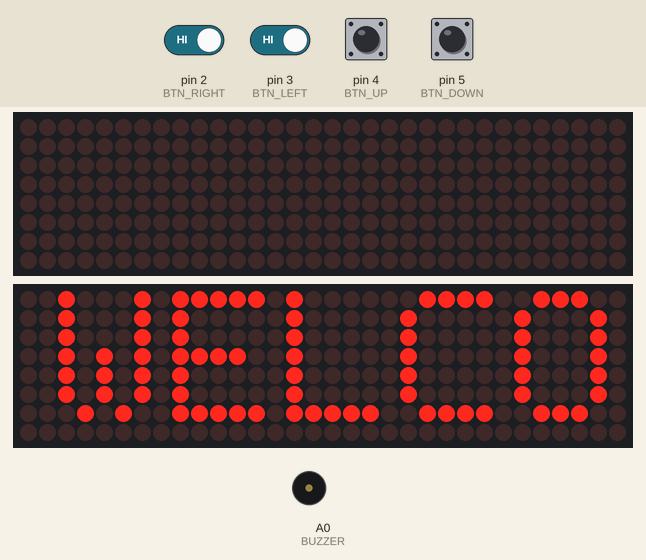
This sketch was run on a simulated Arduino Uno, built with avr-gcc and run on an emulated ATmega328P. Shown: 2 × 32×8 LED matrix, buzzer (waves = sounding). The test bench sets the inputs (shaded band); at power-on: pin 2 (BTN_RIGHT), pin 3 (BTN_LEFT), pin 4 (BTN_UP), pin 5 (BTN_DOWN) HIGH. Random numbers use the default seed unless the sketch sets one.

Above: at 3.07 s.
3.1 s: pin 2 (BTN_RIGHT) driven LOW and pin 3 (BTN_LEFT) driven LOW
At 14.47 s:
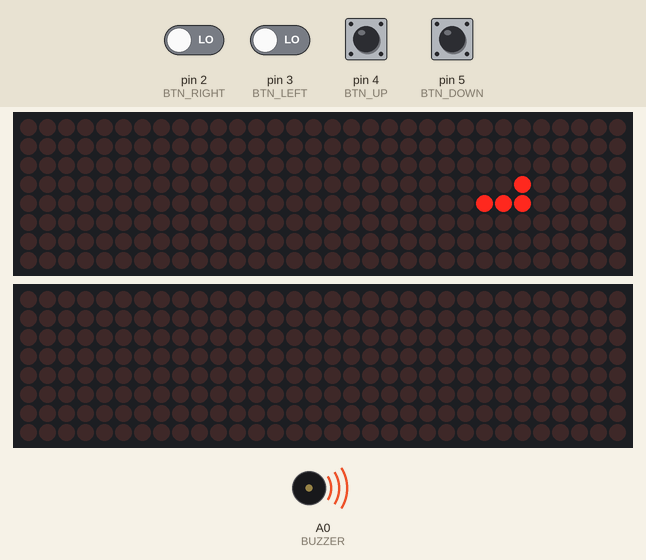
15.6 s: pin 3 (BTN_LEFT) driven HIGH
At 16.25 s:
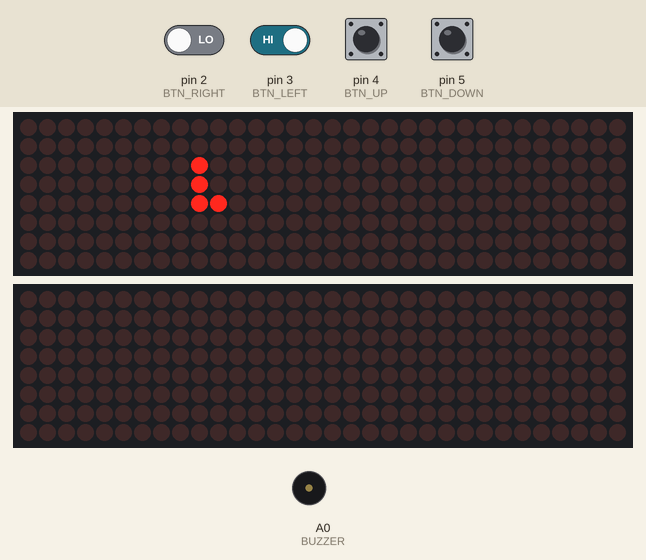
17.9 s: pin 4 (BTN_UP) pulled LOW for 0.15 s
At 18.35 s:
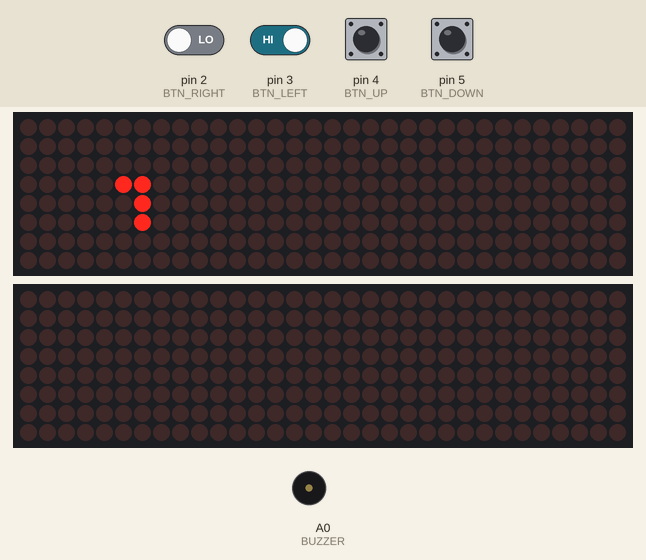
18.6 s: pin 5 (BTN_DOWN) pulled LOW for 0.15 s
At 19.22 s:
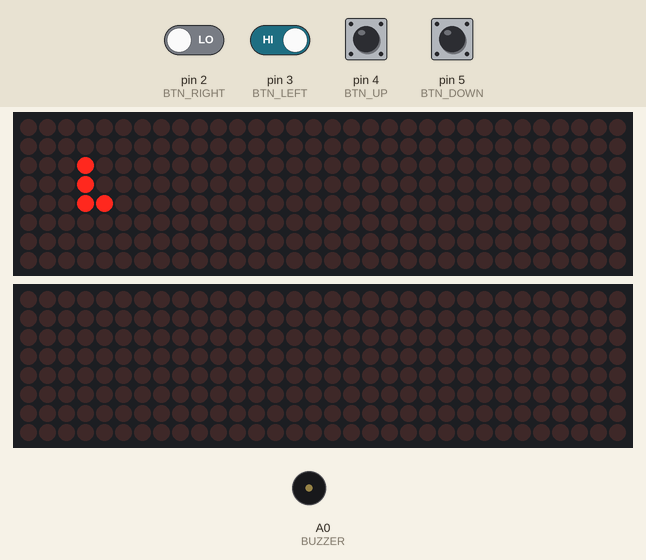
19.3 s: pin 4 (BTN_UP) pulled LOW for 1 s
At 19.8 s:
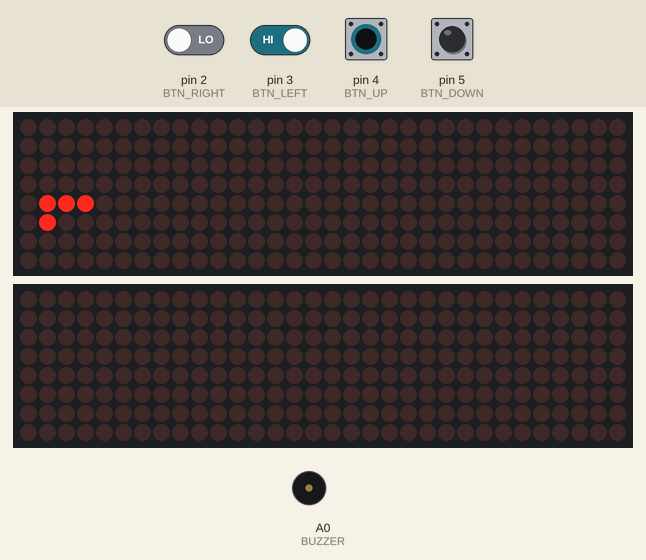
20.9 s: pin 5 (BTN_DOWN) pulled LOW for 1 s
At 22.3 s:
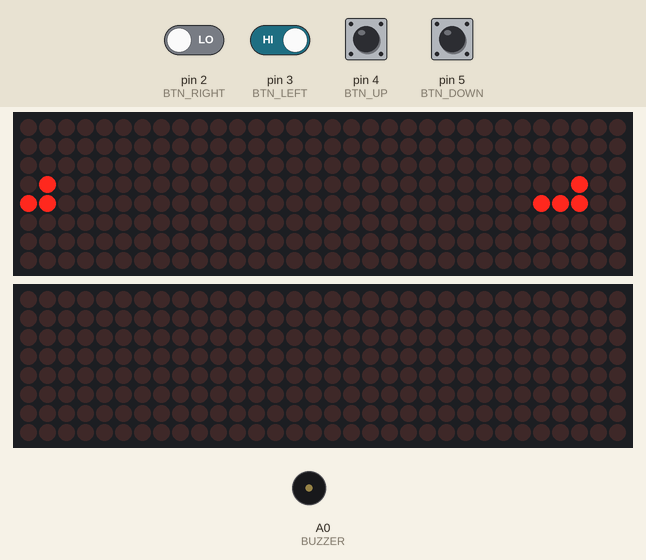
Timing chart, 0 to 25.5 s (numbered marks = the images above; inputs shaded):
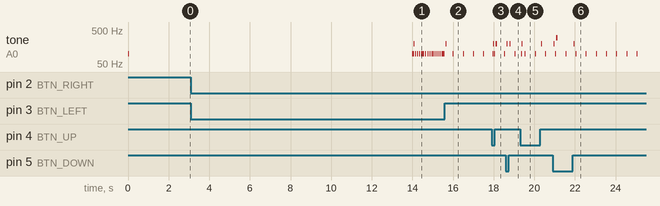

The sketch:

Tetris_game_arduino.ino
```cpp
#include <MD_Parola.h>
#include <MD_MAX72xx.h>
#include <SPI.h>
#define FAST_DROP_DELAY 100  // Time between fast drop movements

#define HARDWARE_TYPE MD_MAX72XX::FC16_HW
#define MAX_DEVICES 4    // 4 modules arranged horizontally (32x8 display)
#define DATA_PIN 11
#define CLK_PIN 13
#define CS_PIN 10

#define BTN_UP    4
#define BTN_DOWN  5
#define BTN_RIGHT 2
#define BTN_LEFT  3
#define BUZZER    A0

// Sound frequencies
#define MOVE_SOUND 100
#define ROTATE_SOUND 200
#define DROP_SOUND 300
#define LINE_SOUND 523

// Button debouncing
#define DEBOUNCE_DELAY 50
unsigned long lastDebounceTime = 0;
byte lastButtonState = HIGH;
byte buttonState = HIGH;

MD_MAX72XX mx = MD_MAX72XX(HARDWARE_TYPE, CS_PIN, MAX_DEVICES);
MD_Parola matrix = MD_Parola(HARDWARE_TYPE, CS_PIN, MAX_DEVICES);

// Tetromino shapes with fixed I-shape (no rotation)
const byte shapes[7][4][4] = {
  // L shape (4 rotations)
  {
    {0b10000000, 0b10000000, 0b11000000, 0b00000000}, // 0Â°
    {0b11100000, 0b10000000, 0b00000000, 0b00000000}, // 90Â°
    {0b11000000, 0b01000000, 0b01000000, 0b00000000}, // 180Â°
    {0b00100000, 0b11100000, 0b00000000, 0b00000000}  // 270Â°
  },
  // J shape (4 rotations)
  {
    {0b01000000, 0b01000000, 0b11000000, 0b00000000}, // 0Â°
    {0b10000000, 0b11100000, 0b00000000, 0b00000000}, // 90Â°
    {0b11000000, 0b10000000, 0b10000000, 0b00000000}, // 180Â°
    {0b11100000, 0b00100000, 0b00000000, 0b00000000}  // 270Â°
  },
  // O shape (same for all rotations)
  {
    {0b11000000, 0b11000000, 0b00000000, 0b00000000},
    {0b11000000, 0b11000000, 0b00000000, 0b00000000},
    {0b11000000, 0b11000000, 0b00000000, 0b00000000},
    {0b11000000, 0b11000000, 0b00000000, 0b00000000}
  },
  // T shape (4 rotations)
  {
    {0b11100000, 0b01000000, 0b00000000, 0b00000000}, // 0Â°
    {0b01000000, 0b11000000, 0b01000000, 0b00000000}, // 90Â°
    {0b01000000, 0b11100000, 0b00000000, 0b00000000}, // 180Â°
    {0b10000000, 0b11000000, 0b10000000, 0b00000000}  // 270Â°
  },
  // S shape (4 rotations)
  {
    {0b01100000, 0b11000000, 0b00000000, 0b00000000}, // 0Â°
    {0b10000000, 0b11000000, 0b01000000, 0b00000000}, // 90Â°
    {0b01100000, 0b11000000, 0b00000000, 0b00000000}, // 180Â°
    {0b10000000, 0b11000000, 0b01000000, 0b00000000}  // 270Â°
  },
  // Z shape (4 rotations)
  {
    {0b11000000, 0b01100000, 0b00000000, 0b00000000}, // 0Â°
    {0b01000000, 0b11000000, 0b10000000, 0b00000000}, // 90Â°
    {0b11000000, 0b01100000, 0b00000000, 0b00000000}, // 180Â°
    {0b01000000, 0b11000000, 0b10000000, 0b00000000}  // 270Â°
  },
  // I shape (4 rotations)
  {
    {0b10000000, 0b10000000, 0b10000000, 0b10000000}, // 0Â° (vertical)
    {0b00000000, 0b00000000, 0b11110000, 0b00000000}, // 90Â° (horizontal)
    {0b10000000, 0b10000000, 0b10000000, 0b10000000}, // 180Â°
    {0b00000000, 0b00000000, 0b11110000, 0b00000000}  // 270Â°
  }
};
struct Block {
  int x;        // Column (0-31)
  int y;        // Row (0-7)
  int shape;    // Shape index (0-6)
  int rotation; // Current rotation (0-3)
};

Block current;
bool grid[32][8] = {false}; // Playfield grid [columns][rows]
int speed = 500;
int score = 0;
bool gameOver = false;
bool welcome = false;
unsigned long lastMove = 0;
bool showScore = false;
unsigned long scoreTime = 0;
bool displayDirty = true;

void setup() {
  pinMode(BTN_UP, INPUT_PULLUP);
  pinMode(BTN_DOWN, INPUT_PULLUP);
  pinMode(BTN_LEFT, INPUT_PULLUP);
  pinMode(BTN_RIGHT, INPUT_PULLUP);
  pinMode(BUZZER, OUTPUT);

  mx.begin();
  matrix.begin();
  mx.control(MD_MAX72XX::INTENSITY, 5);
  mx.control(MD_MAX72XX::SCANLIMIT, 7);
  mx.clear();

  spawnBlock();
  lastMove = millis();

  randomSeed(analogRead(4));
}

void playTone(int freq, int duration) {
  tone(BUZZER, freq, duration);
  delay(duration);
  noTone(BUZZER);
}

void loop() {
  if (!welcome) displayWelcome();

  unsigned long currentTime = millis();

  if (gameOver) {
  playTone(100, 1000);
  displayGameOver();
   //if (currentTime - lastMove > 3000) resetGame();
   // return;
  }

  if (showScore) {
    if (currentTime - scoreTime > 1000) {
      showScore = false;
      displayDirty = true;
    }
    return;
  }

  checkInput();

  if (currentTime - lastMove > speed) {
    moveRight();
    lastMove = currentTime;
    displayDirty = true;
  }

  if (displayDirty) {
    drawScreen();
    displayDirty = false;
  }
}

void spawnBlock() {
  current = {0, 3, random(7), 0}; // Start in the middle
  if (!canMove(current.x, current.y)) gameOver = true;
  displayDirty = true;
  playTone(MOVE_SOUND, 50);
}

bool canMove(int newX, int newY) {
  for (int r = 0; r < 4; r++) {
    byte row = getShapeRow(r);
    for (int c = 0; c < 4; c++) {
      if (row & (0b10000000 >> c)) {
        int x = newX + c;
        int y = newY + r;
        if (x >= 32 || y < 0 || y >= 8 || (x >= 0 && grid[x][y]))
          return false;
      }
    }
  }
  return true;
}

byte getShapeRow(int row) {
  return shapes[current.shape][current.rotation][row];
}


void checkInput() {
  static bool downPressed = false;
  static unsigned long downPressTime = 0;
  unsigned long currentTime = millis();

  // Debounced button reading
  byte reading = (digitalRead(BTN_UP) == LOW)   ? 1 : 0;
  reading |= (digitalRead(BTN_DOWN) == LOW)  ? 2 : 0;
  reading |= (digitalRead(BTN_LEFT) == LOW)  ? 4 : 0;
  reading |= (digitalRead(BTN_RIGHT) == LOW) ? 8 : 0;

  if (reading != lastButtonState) {
    lastDebounceTime = currentTime;
  }

  if ((currentTime - lastDebounceTime) > DEBOUNCE_DELAY) {
    if (reading != buttonState) {
      buttonState = reading;

      // UP - move up
      if (buttonState & 1 && canMove(current.x, current.y - 1)) {
        current.y--;
        displayDirty = true;
        playTone(MOVE_SOUND, 30);
      }
      else {
        downPressed = false;
      }
      // DOWN - start fast drop
      if (buttonState & 2 && canMove(current.x, current.y + 1)) {

        current.y++;
         displayDirty = true;
      } else {
        downPressed = false;
      }

      // LEFT - move left
      if (buttonState & 4 && canMove(current.x + 1, current.y)) {
        downPressed = true;
        downPressTime = currentTime;
        current.x++;
        displayDirty = true;

        playTone(MOVE_SOUND, 30);
      }

      // RIGHT - rotate
      if (buttonState & 8) {
        rotate();
        displayDirty = true;
        playTone(ROTATE_SOUND, 50);
      }
    }
  }

  // Handle continuous down movement
  if (downPressed && (currentTime - downPressTime) > FAST_DROP_DELAY) {
    if (buttonState & 4 && canMove(current.x + 1, current.y))
    {
        downPressTime = currentTime;
        current.x++;
        displayDirty = true;

        playTone(MOVE_SOUND, 30);
      }
  }

  lastButtonState = reading;
}

void moveRight() {
  if (canMove(current.x + 1, current.y)) {
    current.x++;
    displayDirty = true;
    playTone(MOVE_SOUND, 30);
  } else {
    placeBlock();
    checkLines();
    spawnBlock();
    playTone(DROP_SOUND, 70);
  }
}

void placeBlock() {
  for (int r = 0; r < 4; r++) {
    byte row = getShapeRow(r);
    for (int c = 0; c < 4; c++) {
      if (row & (0b10000000 >> c)) {
        int x = current.x + c;
        int y = current.y + r;
        if (x >= 0 && x < 32 && y >= 0 && y < 8) {
          grid[x][y] = true;
        }
      }
    }
  }
  displayDirty = true;
}

void rotate() {
  int oldRotation = current.rotation;
  int newRotation = (current.rotation + 1) % 4;

  // Wall kick table for I-piece
  int kicks[4][5][2] = {
    {{0,0}, {-2,0}, {1,0}, {-2,-1}, {1,2}},  // 0 -> 1
    {{0,0}, {-1,0}, {2,0}, {-1,2}, {2,-1}},  // 1 -> 2
    {{0,0}, {2,0}, {-1,0}, {2,1}, {-1,-2}},  // 2 -> 3
    {{0,0}, {1,0}, {-2,0}, {1,-2}, {-2,1}}   // 3 -> 0
  };

  // Try each kick position
  for (int i = 0; i < 5; i++) {
    int newX = current.x + kicks[oldRotation][i][0];
    int newY = current.y + kicks[oldRotation][i][1];

    if (canMove(newX, newY)) {
      current.x = newX;
      current.y = newY;
      current.rotation = newRotation;
      return;
    }
  }

  // If no kick works, revert rotation
  current.rotation = oldRotation;
}


void checkLines() {
  int lines = 0;

  for (int x = 31; x >= 0; x--) {
    bool full = true;
    for (int y = 0; y < 8; y++) {
      if (!grid[x][y]) {
        full = false;
        break;
      }
    }

    if (full) {
      lines++;
      // Shift all lines to the left
      for (int nx = x; nx > 0; nx--) {
        for (int y = 0; y < 8; y++) {
          grid[nx][y] = grid[nx - 1][y];
        }
      }
      // Clear first column
      for (int y = 0; y < 8; y++) grid[0][y] = false;
      x++; // Check same column again
    }
  }

  if (lines > 0) {
    score += lines;
    if (speed > 100) speed -= 20;
    showScore = true;
    scoreTime = millis();
    //showScoreDisplay();
    playTone(LINE_SOUND, 200);
  }
  displayDirty = true;
}

void drawScreen() {
  mx.clear();

  // Draw grid (horizontal orientation)
  for (int x = 0; x < 32; x++) {
    for (int y = 0; y < 8; y++) {
      if (grid[x][y]) {
        // Calculate module and position within module
        int module = x / 8;
        int moduleCol = x % 8;
        mx.setPoint(7 - y, module * 8 + moduleCol, true);
      }
    }
  }

  // Draw current block
  for (int r = 0; r < 4; r++) {
    byte row = getShapeRow(r);
    for (int c = 0; c < 4; c++) {
      if (row & (0b10000000 >> c)) {
        int x = current.x + c;
        int y = current.y + r;
        if (x >= 0 && x < 32 && y >= 0 && y < 8) {
          int module = x / 8;
          int moduleCol = x % 8;
          mx.setPoint(7 - y, module * 8 + moduleCol, true);
        }
      }
    }
  }

  mx.update();
}


void displayGameOver() {
  mx.clear();
  matrix.displayClear();
  matrix.setTextAlignment(PA_CENTER);

  // matrix.displayText("GAME OVER", PA_CENTER, 100, 500, PA_SCROLL_LEFT, PA_SCROLL_LEFT);
  // while (!matrix.displayAnimate()) delay(50);
  // matrix.displayClear();
  // delay(1000);

  String scoreText = "Score: " + String(score);
  matrix.displayText(scoreText.c_str(), PA_CENTER, 100, 500, PA_SCROLL_LEFT, PA_SCROLL_LEFT);
  while (!matrix.displayAnimate()) delay(50);

  delay(1000);
  resetGame();
}

void displayWelcome() {
  mx.clear();
  matrix.displayClear();
  matrix.setTextAlignment(PA_CENTER);

  matrix.displayText("WELCOME TO TERRIS", PA_CENTER, 90, 500, PA_SCROLL_LEFT, PA_SCROLL_LEFT);
  while (!matrix.displayAnimate()) delay(50);

  welcome = true;

  matrix.displayClear();
  delay(1000);
}

void resetGame() {
  // Clear grid
  for (int x = 0; x < 32; x++) {
    for (int y = 0; y < 8; y++) {
      grid[x][y] = false;
    }
  }

  score = 0;
  speed = 500;
  gameOver = false;
  showScore = false;
  welcome = false;
  spawnBlock();
  lastMove = millis();
}
```

Measured:
- by itself, tone on A0 (BUZZER): plays 100 Hz for 0.03 s, 100 Hz for 0.03 s, 200 Hz for 0.05 s, 100 Hz for 0.03 s, 100 Hz for 0.03 s, 100 Hz for 0.03 s … (20 notes in this stretch)
- what the display in image 2 shows lasts 0.5 s, from 16.0 s to 16.5 s
